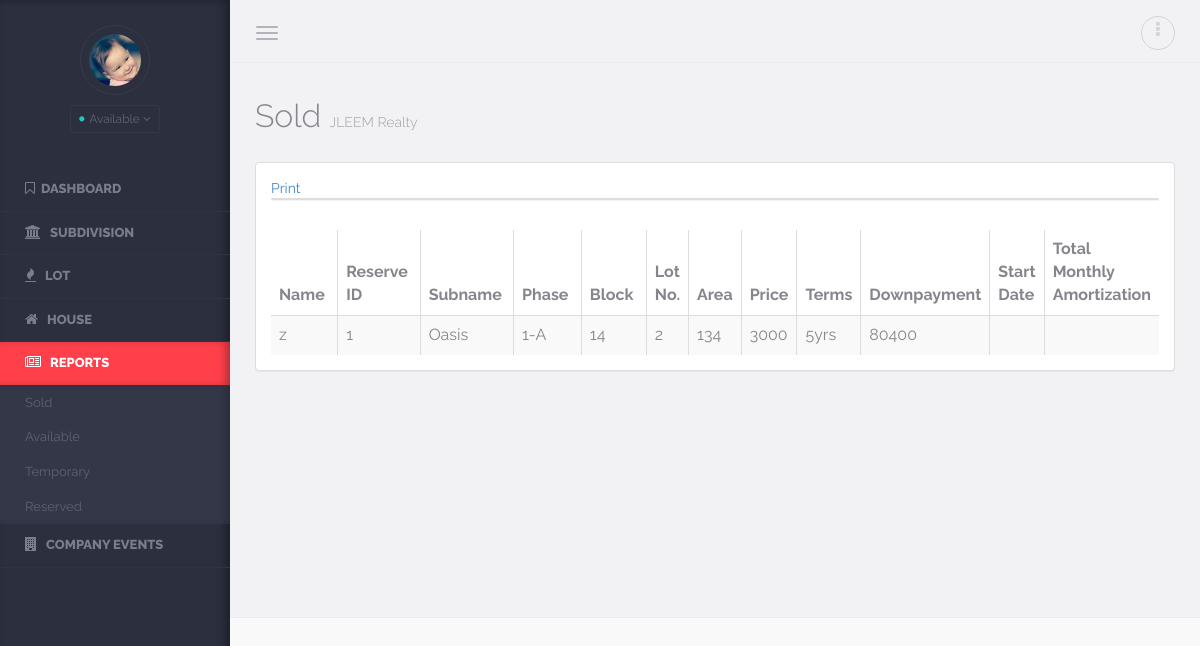
Screenshot of /sold.php with the database file from the repository.
### tables this page shows
CREATE TABLE IF NOT EXISTS `reserve` (
  `reserveid` int(11) NOT NULL AUTO_INCREMENT,
  `date` varchar(50) NOT NULL,
  `buyer` varchar(50) NOT NULL,
  `spouse` varchar(50) NOT NULL,
  `address` varchar(100) NOT NULL,
  `status` varchar(10) NOT NULL,
  `gender` varchar(10) NOT NULL,
  `tax` int(11) NOT NULL,
  `bday` varchar(20) NOT NULL,
  `sss` int(11) NOT NULL,
  `mobile` varchar(30) NOT NULL,
  `email` varchar(50) NOT NULL,
  `subname` varchar(50) NOT NULL,
  `phase` varchar(11) NOT NULL,
  `block` int(11) NOT NULL,
  `lotno` int(3) NOT NULL,
  `area` int(11) NOT NULL,
  `price` float NOT NULL,
  `terms` varchar(4) NOT NULL,
  `downpayment` double NOT NULL,
  `discount` double NOT NULL,
  `amortbal` double NOT NULL,
  `amort` double NOT NULL,
  `ccode` varchar(6) NOT NULL,
  `Rstatus` varchar(20) NOT NULL,
  PRIMARY KEY (`reserveid`)
);

### sold.php (the view, shortened to what this page needs)
<html lang="en">
<head>
	<link rel="stylesheet" href="assets/css/bootstrap/bootstrap.css" />
    <link rel="stylesheet" href="assets/css/plugins/calendar/calendar.css" />
    <link rel="stylesheet" href="assets/css/app/app.v1.css" />
</head>
<header>
<aside class="left-panel">
            <div class="user text-center">
                  <img src="assets/images/avtar/user.png" class="img-circle" alt="...">
                  <h4 class="user-name"> <h4><?php echo $_SESSION['fname'];?></h4>
                  <div class="dropdown user-login">
                  <button class="btn btn-xs dropdown-toggle btn-rounded" type="button" data-toggle="dropdown" aria-expanded="true">
                    <i class="fa fa-circle status-icon available"></i> Available <i class="fa fa-angle-down"></i>
                  </button>
                  </div>
            </div>
 <nav class="navigation">
            	<ul class="list-unstyled">
                	<li ><a href="admin_index.php"><i class="fa fa-bookmark-o"></i><span class="nav-label">Dashboard</span></a></li>
                    <li class="has-submenu"><a href="subdivision.php"><i class="fa fa-university"></i> <span class="nav-label">Subdivision</span></a>
                    </li>
                   <li class="has-submenu"><a href="lot.php"><i class="fa fa-fire"></i> <span class="nav-label">Lot</span></a>
                    </li>
                    <li class="has-submenu"><a href="house.php"><i class="fa fa-home"></i> <span class="nav-label">House</span></a>
                    </li>
                   <li class="active"><a href="report.php"><i class="fa fa-newspaper-o"></i> <span class="nav-label">Reports</span></a>
                   <ul class="list-unstyled">
						<li><a href="sold.php?status=sold">Sold</a></li>
                        	<li><a href="available.php?status=Available">Available</a></li>
							<li><a href="temporary.php?status=Temporarily Reserved">Temporary</a></li>
                        	<li><a href="reserved.php?status=Reserved">Reserved</a></li>
                        </ul>
                    </li>
                    <li class="has-submenu"><a href="events.php"><i class="fa fa-building"></i> <span class="nav-label">Company Events</span></a>
                    </li>
                </ul>
            </nav>
    </aside>
		<section class="content">
		<header class="top-head container-fluid">
            <button type="button" class="navbar-toggle pull-left">
                <span class="icon-bar"></span>
                <span class="icon-bar"></span>
                <span class="icon-bar"></span>
            </button>
       <ul class="nav-toolbar">
   <li class="dropdown"><a href="#" data-toggle="dropdown"><i class="fa fa-ellipsis-v"></i></a>
                </li>
            </ul>
        </header>
 <div class="warper container-fluid">
   <div class="page-header"><h1>Sold <small>JLEEM Realty</small></h1></div>
						<div class="panel panel-default">
                       <div class="panel-body table-responsive">
<a href="Sold_pdf.php"> Print </a>
  <table class="table table-bordered">
            <?php
$sql="SELECT * FROM reserve WHERE Rstatus= 'Sold' ";
$records = mysql_query($sql);
?>
                <div class="panel panel-default">
                        <table cellpadding="0" cellspacing="0" border="0" class="table table-striped table-bordered" id="basic-datatable">
                                <thead>
                                  <tr>
                                    <th style="width:20%">Name</th>
                                    <th style="width:20%">Reserve ID</th>
									<th style="width:20%">Subname</th>
									<th style="width:20%">Phase</th>
									<th style="width:20%">Block</th>
									<th style="width:20%">Lot No.</th>
                                    <th style="width:20%">Area</th>
                                    <th style="width:20%">Price</th>
									<th style="width:20%">Terms</th>
									<th style="width:20%">Downpayment</th>
									<th style="width:20%">Start Date</th>
									<th style="width:20%">Total Monthly Amortization</th>
                                  </tr>
                                </thead>
<?php
while ($user=mysql_fetch_assoc($records)){
	echo "<tr>";
	echo "<td>".$user['buyer']."</td>";
	echo "<td>".$user['reserveid']."</td>";
	echo "<td>".$user['subname']."</td>";
	echo "<td>".$user['phase']."</td>";
	echo "<td>".$user['block']."</td>";
	echo "<td>".$user['lotno']."</td>";
	echo "<td>".$user['area']."</td>";
	echo "<td>".$user['price']."</td>";
	echo "<td>".$user['terms']."</td>";
	echo "<td>".$user['downpayment']."</td>";
	echo "<td>".$user['start_date']."</td>";
	echo "<td>".$user['total_amort']."</td>";
}
?>
</table>
</div>
</div>
</body>
</html>

### assets/css/app/app.v1.css (style rules this page uses)
body, html { overflow-x:hidden; }
aside.left-panel { background-color:#2b2f3e; width:230px; position:fixed; padding:25px 0px; box-shadow:inset -5px 0px 8px rgba(0,0,0,0.3); height:100%; top:0px; left:0px; }
.user { margin-bottom:35px; }
.user h4.user-name { color:#8e909a; font-size:16px; }
.user img { border:1px solid #383c4a; padding:8px; width:70px; }
.user .user-login { display:inline-block; }
.user .user-login .btn { border:1px solid #343847; background-color:transparent; color:#616574; padding:4px 8px; }
.navigation { margin:20px 0px; }
.navigation > ul > li { position:relative; }
.navigation > ul > li.has-submenu:after { content:"\f105"; font-family: 'FontAwesome'; display:inline-block; position:absolute; color:#7a7e8a; right:15px; transition: all 0.4s; -moz-transition: all 0.4s; -webkit-transition: all 0.4s; -o-transition: all 0.4s; top:10px; visibility:hidden; }
.navigation > ul > li > a { display:block; padding:12px 25px; color:#7a7e8a; text-transform:uppercase; font-size:13px; text-decoration:none; font-weight:800; border-bottom:1px solid #2f3444; transition: all 0.4s; -moz-transition: all 0.4s; -webkit-transition: all 0.4s; -o-transition: all 0.4s; }
.navigation > ul > li:hover > a, .navigation > ul > li.active:hover > a, .navigation > ul > li.active > a { color:#fff; background-color: #ff404b; -webkit-box-shadow: inset -6px 0 8px -2px rgba(0,0,0,0.3); box-shadow: inset -6px 0 8px -2px rgba(0,0,0,0.3); }
.navigation ul li a i { margin-right:6px; font-size:14px; }
.navigation ul li ul { display:none; background-color:#333747; -webkit-box-shadow: inset -6px 0 8px -2px rgba(0,0,0,0.2); box-shadow: inset -6px 0 8px -2px rgba(0,0,0,0.2); }
aside:not(.collapsed) .navigation ul li.active ul { display:block; }
.navigation ul li ul li a { padding:8px 25px; color:#5e6271; text-decoration:none; white-space:nowrap; transition: all 0.2s; -moz-transition: all 0.2s; -webkit-transition: all 0.2s; -o-transition: all 0.2s; font-size:13px; border-left:0px solid #5e6271; text-align:left; display:block; }
header { background-color:#f2f2f4; border-bottom:1px solid #ececee; padding-top:4px; padding-bottom:4px; }
.navbar-toggle { margin:8px 20px 8px 0px; display:block; padding-left:0px; }
.navbar-toggle .icon-bar { background-color:#b3b3be; }
.nav-toolbar { margin:8px 0px; float:right; }
.nav-toolbar > li { padding:0px; display:inline-block; margin-left:5px; position:relative; list-style:none; }
.nav-toolbar > li > a { color:#d3d3db; font-size:18px; border:1px solid #d3d3db; border-radius:50px; height:34px; width:34px; text-align:center; display:block; padding:4px; }
.content { margin-left:230px; }
.content > .container-fluid { padding-left:25px; padding-right:25px; }
.warper { padding-top:20px; padding-bottom:20px; min-height:550px; }
.page-header { margin:0px; border:0px; }
.page-header h1 { color:#84868e; font-weight:300; font-size:32px; margin-top:15px; margin-bottom:20px; }
.page-header * { font-weight:300; }
.page-header * small { font-size:14px; color:#9D9EA5; }
.panel { margin-bottom:30px; }

### rows the page displays
reserve: buyer "z", reserveid "1", subname "Oasis", phase "1-A", block "14", lotno "2", area "134", price "3000", terms "5yrs", downpayment "80400"
